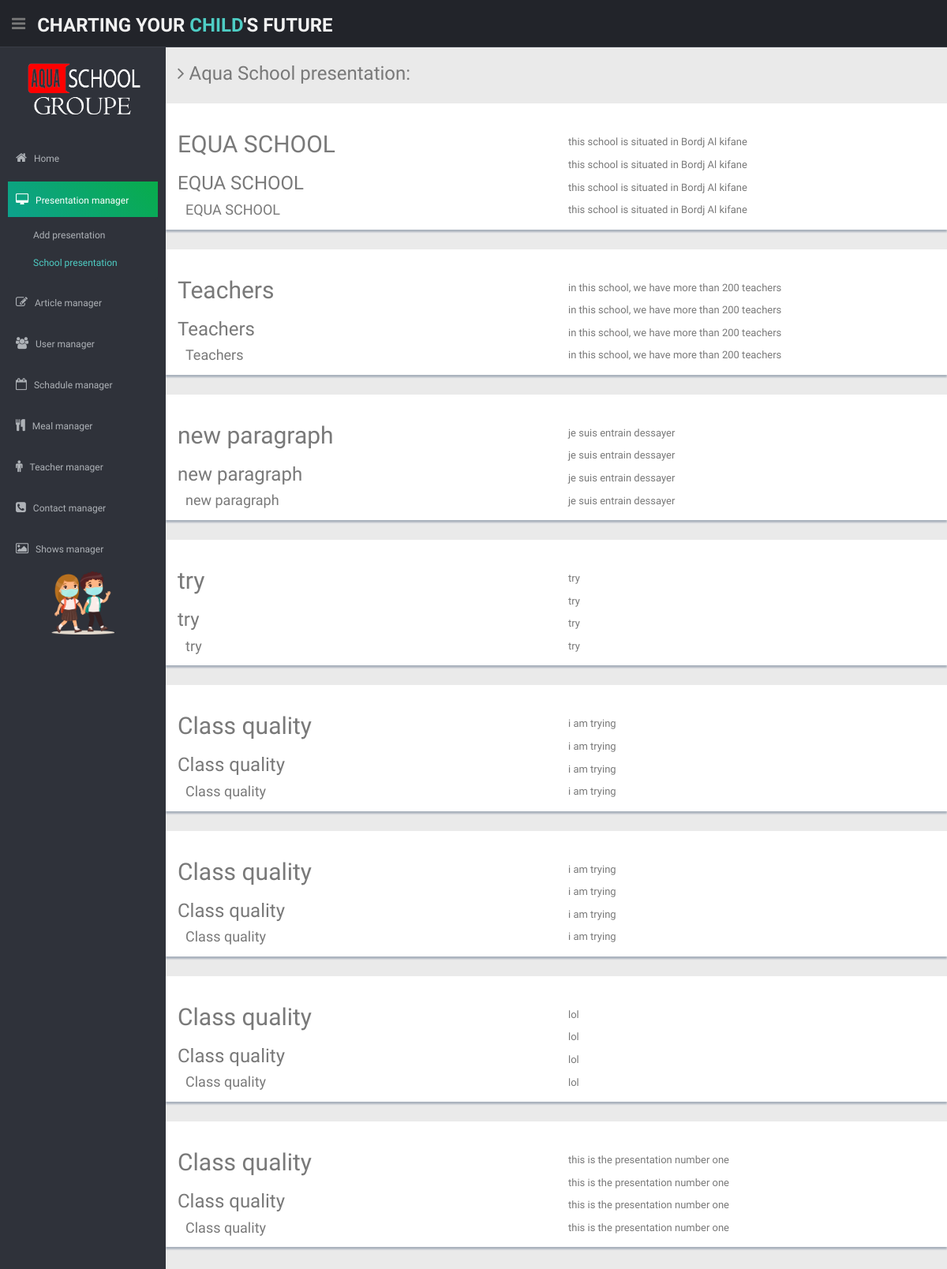
The app's page /presentation.php with its own data.
### tables this page shows
CREATE TABLE IF NOT EXISTS `presentation` (
  `id_paragraph` int(11) NOT NULL AUTO_INCREMENT,
  `title` varchar(255) NOT NULL,
  `paragraph` text NOT NULL,
  `image` varchar(255) NOT NULL,
  PRIMARY KEY (`id_paragraph`)
);

### presentation.php (the view, shortened to what this page needs)
<!DOCTYPE html>
<html lang="en">
<head>
  <link href="lib/bootstrap/css/bootstrap.min.css" rel="stylesheet">
  <link href="lib/font-awesome/css/font-awesome.css" rel="stylesheet" />
  <link href="css/style.css" rel="stylesheet">
  <link href="css/style-responsive.css" rel="stylesheet">
</head>
<body>
<section id="container">
    <header class="header black-bg">
      <div class="sidebar-toggle-box">
        <div class="fa fa-bars tooltips" data-placement="right" data-original-title="Toggle Navigation"></div>
      </div>
      <a href="index.html" class="logo"><b>Charting your <span>CHILD</span>'s future</b></a>
    </header>
    <aside>
      <div id="sidebar" class="nav-collapse ">
        <ul class="sidebar-menu" id="nav-accordion">
          <p class="centered"><a href="profile.html"><img data-placement="left" src="img/Artboard 5.png"  width="150"></a></p>
          <li class="mt">
            <a  href="index.php">
              <i class="fa fa-home"></i>
              <span>Home</span>
              </a>
          </li>
          <li class="sub-menu">
            <a class="active" href="javascript:;">
              <i class="fa fa-desktop"></i>
              <span>Presentation manager</span>
              </a>
            <ul class="sub">
              <li ><a href="presentationView.php">Add presentation</a></li>
              <li class="active"><a href="presentation.php">School presentation</a></li>
            </ul>
          </li>
           <li class="sub-menu">
            <a href="javascript:;">
              <i class="fa fa-edit"></i>
              <span>Article manager</span>
              </a>
          </li>
          <li class="sub-menu">
            <a href="javascript:;">
              <i class="fa fa-users"></i>
              <span>User manager</span>
              </a>
          </li>
           <li class="sub-menu">
            <a href="javascript:;">
              <i class="fa fa-calendar-o"></i>
              <span>Schadule manager</span>
              </a>
          </li>
          <li class="sub-menu">
            <a href="javascript:;">
              <i class="fa fa-cutlery"></i>
              <span>Meal manager</span>
              </a>
          </li>
           <li class="sub-menu">
            <a href="javascript:;">
              <i class="fa fa-male"></i>
              <span>Teacher manager</span>
              </a>
          </li>
          <li class="sub-menu">
            <a href="javascript:;">
              <i class="fa fa-phone-square"></i>
              <span>Contact manager</span>
              </a>
          </li>
           <li class="sub-menu">
            <a href="javascript:;">
              <i class="fa fa-picture-o"></i>
              <span>Shows manager</span>
              </a>
          </li>
          <p class="centered"><a href="profile.html"><img data-placement="left" src="img/Artboard_3.png"  width="80"></a></p>
    </aside>
    <section id="main-content">
      <section class="wrapper site-min-height">
        <h3><i class="fa fa-angle-right"></i> Aqua School presentation: </h3>
        <?php
        $host = "localhost";
        $username = "root";
        $password = "";
        $database = "admin_aqua";
           $conn = new PDO("mysql:host=$host; dbname=$database", $username, $password);
         $conn->setAttribute(PDO::ATTR_ERRMODE, PDO::ERRMODE_EXCEPTION);
         $stmnt=$conn->prepare("SELECT * FROM presentation ");
         $stmnt->execute();
         $details=$stmnt->fetchAll();
        foreach($details as $detail){
        ?>
        <div class="row content-panel mt mb">
          <div class="col-md-6">
            <h2 contenteditable="true"><?php echo $detail['title'];?></h2>
            <h3 contenteditable="true"><?php echo $detail['title'];?></h3>
            <h4 contenteditable="true"><?php echo $detail['title'];?></h4>
          </div>
          <div class="col-md-6">
            <p contenteditable="true" class="mt"><?php          echo $detail['paragraph'];?></p>
            <p contenteditable="true"><?php          echo $detail['paragraph'];?></p>
            <p contenteditable="true"><?php          echo $detail['paragraph'];?></p>
            <p contenteditable="true"><?php          echo $detail['paragraph'];?></p>
          </div>
        </div>
        <?php }?>
      </section>
    </section>
  </section>
</body>
</html>

### css/style.css (style rules this page uses)
body { color: #797979; background: #eaeaea; font-family: 'Ruda', sans-serif; padding: 0px !important; margin: 0px !important; font-size:13px; }
ul li { list-style: none; }
a, a:hover, a:focus { text-decoration: none; outline: none; }
#container { width: 100%; height: 100%; }
.centered { text-align: center; }
.mt { margin-top: 25px; }
.mb { margin-bottom: 25px; }
#sidebar { width: 210px; height: 100%; position: fixed; background: #2f323a; }
#sidebar ul li { position: relative; }
#sidebar .sub-menu > .sub li { padding-left: 32px; }
#sidebar .sub-menu > .sub li:last-child { padding-bottom: 10px; }
ul.sidebar-menu , ul.sidebar-menu li ul.sub { margin: -2px 0 0; padding: 0; }
ul.sidebar-menu { margin-top: 75px; }
#sidebar > ul > li > ul.sub { display: none; }
#sidebar > ul > li.active > ul.sub, #sidebar > ul > li > ul.sub > li > a { display: block; }
ul.sidebar-menu li ul.sub li { background: #2f323a; margin-bottom: 0; margin-left: 0; margin-right: 0; }
ul.sidebar-menu li ul.sub li:last-child { border-radius: 0 0 4px 4px; -webkit-border-radius: 0 0 4px 4px; }
ul.sidebar-menu li ul.sub li a { font-size: 12px; padding: 6px 0; line-height: 35px; height: 35px; -webkit-transition: all 0.3s ease; -moz-transition: all 0.3s ease; -o-transition: all 0.3s ease; -ms-transition: all 0.3s ease; transition: all 0.3s ease; color: #aeb2b7; }
ul.sidebar-menu li ul.sub li.active a { color: #4ECDC4; -webkit-transition: all 0.3s ease; -moz-transition: all 0.3s ease; -o-transition: all 0.3s ease; -ms-transition: all 0.3s ease; transition: all 0.3s ease; display: block; }
ul.sidebar-menu li { margin-bottom: 5px; margin-left:10px; margin-right:10px; }
ul.sidebar-menu li.sub-menu { line-height: 15px; }
ul.sidebar-menu li a span { display: inline-block; }
ul.sidebar-menu li a { color: #aeb2b7; text-decoration: none; display: block; padding: 15px 0 15px 10px; font-size: 12px; outline: none; -webkit-transition: all 0.3s ease; -moz-transition: all 0.3s ease; -o-transition: all 0.3s ease; -ms-transition: all 0.3s ease; transition: all 0.3s ease; }
ul.sidebar-menu li a.active, ul.sidebar-menu li a:hover, ul.sidebar-menu li a:focus { background: #4ECDC4; background-image: linear-gradient(45deg,#0da18d,#08ac4b); color: #fff; display: block; -webkit-transition: all 0.3s ease; -moz-transition: all 0.3s ease; -o-transition: all 0.3s ease; -ms-transition: all 0.3s ease; transition: all 0.3s ease; }
ul.sidebar-menu li a i { font-size: 15px; padding-right: 6px; }
ul.sidebar-menu li a.active i { color: #fff; }
#main-content { margin-left: 210px; }
.header, .footer { min-height: 60px; padding: 0 15px; }
.header { position: fixed; left: 0; right: 0; z-index: 1002; }
.black-bg { background: #22242a; border-bottom: 1px solid #393d46; }
.wrapper { display: inline-block; margin-top: 60px; padding-left: 15px; padding-right: 15px; padding-bottom: 15px; padding-top: 0px; width: 100%; }
a.logo { font-size: 24px; color: #f2f2f2; float: left; margin-top: 15px; text-transform: uppercase; }
a.logo b { font-weight: 900; }
a.logo span { color: #4ECDC4; }
.sidebar-toggle-box { float: left; padding-right: 15px; margin-top: 20px; }
.sidebar-toggle-box .fa-bars { cursor: pointer; display: inline-block; font-size: 20px; }
.content-panel { background: #ffffff; box-shadow: 0px 3px 2px #aab2bd; padding-top: 15px; padding-bottom: 5px; }
.content-panel h4 { margin-left: 10px; }

### records on screen
presentation: title "EQUA SCHOOL", paragraph "this school is situated in Bordj Al kifane"
presentation: title "Teachers", paragraph "in this school, we have more than 200 teachers"
presentation: title "new paragraph", paragraph "je suis entrain dessayer"
presentation: title "try", paragraph "try"
presentation: title "Class quality", paragraph "i am trying"
presentation: title "Class quality", paragraph "i am trying"
presentation: title "Class quality", paragraph "lol"
presentation: title "Class quality", paragraph "this is the presentation number one"
